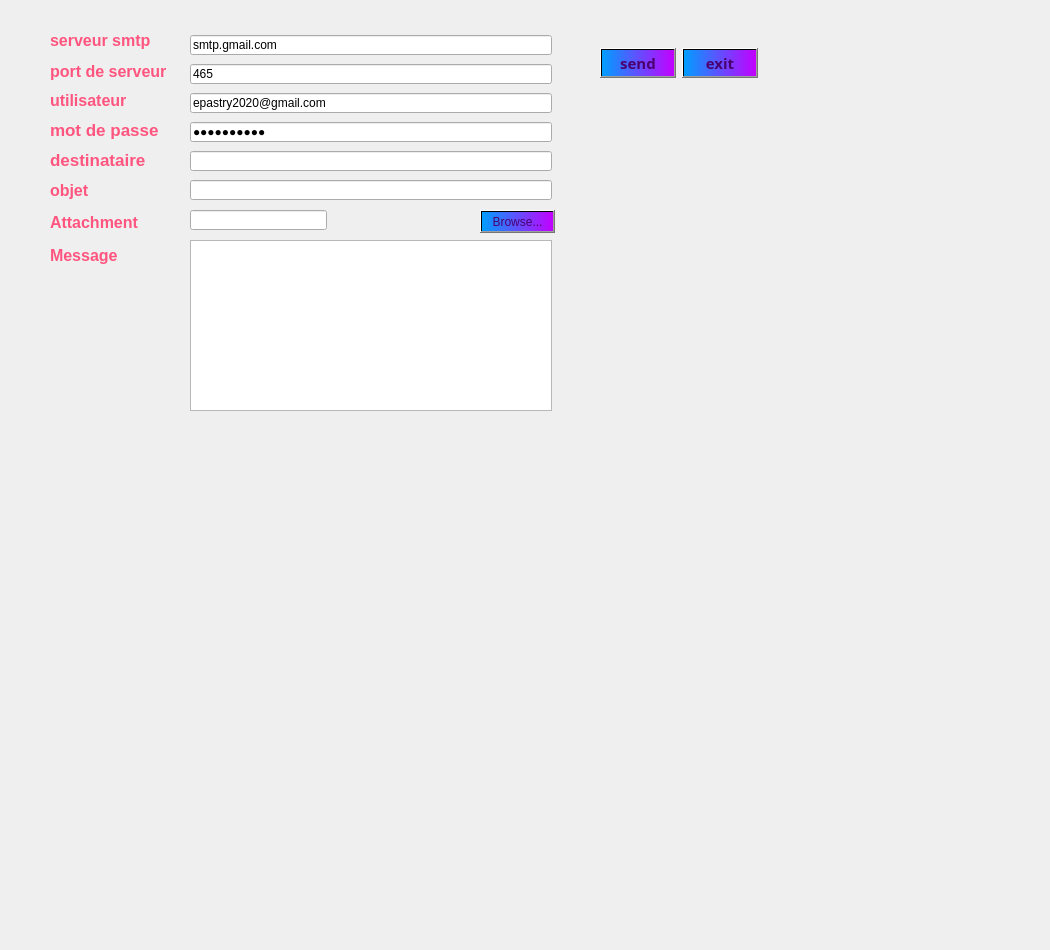
   <widget class="QWidget" name="tab_2">
    <attribute name="title">
     <string>Mailing</string>
    </attribute>
    <widget class="QWidget" name="layoutWidget">
     <property name="geometry">
      <rect>
       <x>600</x>
       <y>40</y>
       <width>158</width>
       <height>46</height>
      </rect>
     </property>
     <layout class="QHBoxLayout" name="horizontalLayout_2">
      <item>
       <widget class="QPushButton" name="sendBtn">
        <property name="font">
         <font>
          <family>Lucida Calligraphy</family>
          <pointsize>11</pointsize>
          <weight>75</weight>
          <bold>true</bold>
         </font>
        </property>
        <property name="styleSheet">
         <string notr="true">background-color: qlineargradient(spread:pad, x1:0, y1:0, x2:1, y2:0, stop:0 rgba(0, 158, 255, 255), stop:1 rgba(195, 0, 255, 255));
color: rgb(74, 0, 111);</string>
        </property>
        <property name="text">
         <string>send</string>
        </property>
       </widget>
      </item>
      <item>
       <widget class="QPushButton" name="exitBtn">
        <property name="font">
         <font>
          <family>Lucida Calligraphy</family>
          <pointsize>11</pointsize>
          <weight>75</weight>
          <bold>true</bold>
         </font>
        </property>
        <property name="styleSheet">
         <string notr="true">background-color: qlineargradient(spread:pad, x1:0, y1:0, x2:1, y2:0, stop:0 rgba(0, 158, 255, 255), stop:1 rgba(195, 0, 255, 255));
color: rgb(74, 0, 111);</string>
        </property>
        <property name="text">
         <string>exit</string>
        </property>
       </widget>
      </item>
     </layout>
    </widget>
    <widget class="QPlainTextEdit" name="msg">
     <property name="geometry">
      <rect>
       <x>190</x>
       <y>240</y>
       <width>362</width>
       <height>171</height>
      </rect>
     </property>
    </widget>
    <widget class="QLineEdit" name="paswd">
     <property name="geometry">
      <rect>
       <x>190</x>
       <y>122</y>
       <width>362</width>
       <height>20</height>
      </rect>
     </property>
     <property name="inputMask">
      <string/>
     </property>
     <property name="text">
      <string>college159</string>
     </property>
     <property name="echoMode">
      <enum>QLineEdit::Password</enum>
     </property>
    </widget>
    <widget class="QLineEdit" name="rcpt">
     <property name="geometry">
      <rect>
       <x>190</x>
       <y>151</y>
       <width>362</width>
       <height>20</height>
      </rect>
     </property>
    </widget>
    <widget class="QLineEdit" name="subject">
     <property name="geometry">
      <rect>
       <x>190</x>
       <y>180</y>
       <width>362</width>
       <height>20</height>
      </rect>
     </property>
    </widget>
    <widget class="QLineEdit" name="server">
     <property name="geometry">
      <rect>
       <x>190</x>
       <y>35</y>
       <width>362</width>
       <height>20</height>
      </rect>
     </property>
     <property name="text">
      <string>smtp.gmail.com</string>
     </property>
    </widget>
    <widget class="QLineEdit" name="port">
     <property name="geometry">
      <rect>
       <x>190</x>
       <y>64</y>
       <width>362</width>
       <height>20</height>
      </rect>
     </property>
     <property name="text">
      <string>465</string>
     </property>
    </widget>
    <widget class="QPushButton" name="browseBtn">
     <property name="geometry">
      <rect>
       <x>480</x>
       <y>210</y>
       <width>75</width>
       <height>23</height>
      </rect>
     </property>
     <property name="styleSheet">
      <string notr="true">background-color: qlineargradient(spread:pad, x1:0, y1:0, x2:1, y2:0, stop:0 rgba(0, 158, 255, 255), stop:1 rgba(195, 0, 255, 255));
color: rgb(74, 0, 111);</string>
     </property>
     <property name="text">
      <string>Browse...</string>
     </property>
    </widget>
    <widget class="QLineEdit" name="file">
     <property name="geometry">
      <rect>
       <x>190</x>
       <y>210</y>
       <width>137</width>
       <height>20</height>
      </rect>
     </property>
     <property name="readOnly">
      <bool>true</bool>
     </property>
    </widget>
    <widget class="QLineEdit" name="uname">
     <property name="geometry">
      <rect>
       <x>190</x>
       <y>93</y>
       <width>362</width>
       <height>20</height>
      </rect>
     </property>
     <property name="text">
      <string>epastry2020@gmail.com</string>
     </property>
    </widget>
    <widget class="QLabel" name="label_128">
     <property name="geometry">
      <rect>
       <x>50</x>
       <y>230</y>
       <width>231</width>
       <height>51</height>
      </rect>
     </property>
     <property name="font">
      <font>
       <pointsize>12</pointsize>
       <weight>75</weight>
       <bold>true</bold>
       <underline>false</underline>
      </font>
     </property>
     <property name="styleSheet">
      <string notr="true">color:rgb(255, 85, 127)</string>
     </property>
     <property name="text">
      <string>Message</string>
     </property>
    </widget>
    <widget class="QLabel" name="label_124">
     <property name="geometry">
      <rect>
       <x>50</x>
       <y>119</y>
       <width>121</width>
       <height>21</height>
      </rect>
     </property>
     <property name="font">
      <font>
       <pointsize>13</pointsize>
       <weight>75</weight>
       <bold>true</bold>
       <underline>false</underline>
      </font>
     </property>
     <property name="styleSheet">
      <string notr="true">color:rgb(255, 85, 127)</string>
     </property>
     <property name="text">
      <string>mot de passe</string>
     </property>
    </widget>
    <widget class="QLabel" name="label_127">
     <property name="geometry">
      <rect>
       <x>50</x>
       <y>149</y>
       <width>104</width>
       <height>21</height>
      </rect>
     </property>
     <property name="font">
      <font>
       <pointsize>13</pointsize>
       <weight>75</weight>
       <bold>true</bold>
       <underline>false</underline>
      </font>
     </property>
     <property name="styleSheet">
      <string notr="true">color:rgb(255, 85, 127)</string>
     </property>
     <property name="text">
      <string>destinataire</string>
     </property>
    </widget>
    <widget class="QLabel" name="label_130">
     <property name="geometry">
      <rect>
       <x>50</x>
       <y>90</y>
       <width>88</width>
       <height>20</height>
      </rect>
     </property>
     <property name="font">
      <font>
       <pointsize>12</pointsize>
       <weight>75</weight>
       <bold>true</bold>
       <underline>false</underline>
      </font>
     </property>
     <property name="styleSheet">
      <string notr="true">color:rgb(255, 85, 127)</string>
     </property>
     <property name="text">
      <string>utilisateur</string>
     </property>
    </widget>
    <widget class="QLabel" name="label_129">
     <property name="geometry">
      <rect>
       <x>50</x>
       <y>30</y>
       <width>106</width>
       <height>20</height>
      </rect>
     </property>
     <property name="palette">
      <palette>
       <active>
        <colorrole role="WindowText">
         <brush brushstyle="SolidPattern">
          <color alpha="255">
           <red>255</red>
           <green>85</green>
           <blue>127</blue>
          </color>
         </brush>
        </colorrole>
        <colorrole role="Text">
         <brush brushstyle="SolidPattern">
          <color alpha="255">
           <red>255</red>
           <green>85</green>
           <blue>127</blue>
          </color>
         </brush>
        </colorrole>
        <colorrole role="ButtonText">
         <brush brushstyle="SolidPattern">
          <color alpha="255">
           <red>255</red>
           <green>85</green>
           <blue>127</blue>
          </color>
         </brush>
        </colorrole>
        <colorrole role="PlaceholderText">
         <brush brushstyle="NoBrush">
          <color alpha="128">
           <red>255</red>
           <green>85</green>
           <blue>127</blue>
          </color>
         </brush>
        </colorrole>
       </active>
       <inactive>
        <colorrole role="WindowText">
         <brush brushstyle="SolidPattern">
          <color alpha="255">
           <red>255</red>
           <green>85</green>
           <blue>127</blue>
          </color>
         </brush>
        </colorrole>
        <colorrole role="Text">
         <brush brushstyle="SolidPattern">
          <color alpha="255">
           <red>255</red>
           <green>85</green>
           <blue>127</blue>
          </color>
         </brush>
        </colorrole>
        <colorrole role="ButtonText">
         <brush brushstyle="SolidPattern">
          <color alpha="255">
           <red>255</red>
           <green>85</green>
           <blue>127</blue>
          </color>
         </brush>
        </colorrole>
        <colorrole role="PlaceholderText">
         <brush brushstyle="NoBrush">
          <color alpha="128">
           <red>255</red>
           <green>85</green>
           <blue>127</blue>
          </color>
         </brush>
        </colorrole>
       </inactive>
       <disabled>
        <colorrole role="WindowText">
         <brush brushstyle="SolidPattern">
          <color alpha="255">
           <red>255</red>
           <green>85</green>
           <blue>127</blue>
          </color>
         </brush>
        </colorrole>
        <colorrole role="Text">
         <brush brushstyle="SolidPattern">
          <color alpha="255">
           <red>255</red>
           <green>85</green>
           <blue>127</blue>
          </color>
         </brush>
        </colorrole>
        <colorrole role="ButtonText">
         <brush brushstyle="SolidPattern">
          <color alpha="255">
           <red>255</red>
           <green>85</green>
           <blue>127</blue>
          </color>
         </brush>
        </colorrole>
        <colorrole role="PlaceholderText">
         <brush brushstyle="NoBrush">
          <color alpha="128">
           <red>255</red>
           <green>85</green>
           <blue>127</blue>
          </color>
         </brush>
        </colorrole>
       </disabled>
      </palette>
     </property>
     <property name="font">
      <font>
       <pointsize>12</pointsize>
       <weight>75</weight>
       <bold>true</bold>
       <underline>false</underline>
      </font>
     </property>
     <property name="autoFillBackground">
      <bool>false</bool>
     </property>
     <property name="styleSheet">
      <string notr="true">color:rgb(255, 85, 127)</string>
     </property>
     <property name="lineWidth">
      <number>1</number>
     </property>
     <property name="text">
      <string>serveur smtp</string>
     </property>
    </widget>
    <widget class="QLabel" name="label_126">
     <property name="geometry">
      <rect>
       <x>50</x>
       <y>61</y>
       <width>131</width>
       <height>20</height>
      </rect>
     </property>
     <property name="font">
      <font>
       <pointsize>12</pointsize>
       <weight>75</weight>
       <bold>true</bold>
       <underline>false</underline>
      </font>
     </property>
     <property name="styleSheet">
      <string notr="true">color:rgb(255, 85, 127)</string>
     </property>
     <property name="text">
      <string>port de serveur </string>
     </property>
    </widget>
    <widget class="QLabel" name="label_125">
     <property name="geometry">
      <rect>
       <x>50</x>
       <y>210</y>
       <width>102</width>
       <height>25</height>
      </rect>
     </property>
     <property name="font">
      <font>
       <pointsize>12</pointsize>
       <weight>75</weight>
       <bold>true</bold>
       <underline>false</underline>
      </font>
     </property>
     <property name="styleSheet">
      <string notr="true">color:rgb(255, 85, 127)</string>
     </property>
     <property name="text">
      <string>Attachment</string>
     </property>
    </widget>
    <widget class="QLabel" name="label_123">
     <property name="geometry">
      <rect>
       <x>50</x>
       <y>180</y>
       <width>67</width>
       <height>20</height>
      </rect>
     </property>
     <property name="font">
      <font>
       <pointsize>12</pointsize>
       <weight>75</weight>
       <bold>true</bold>
       <underline>false</underline>
      </font>
     </property>
     <property name="styleSheet">
      <string notr="true">color:rgb(255, 85, 127)</string>
     </property>
     <property name="text">
      <string>objet</string>
     </property>
    </widget>
    <widget class="QLabel" name="label_6">
     <property name="geometry">
      <rect>
       <x>-30</x>
       <y>-370</y>
       <width>1041</width>
       <height>941</height>
      </rect>
     </property>
     <property name="text">
      <string/>
     </property>
     <property name="pixmap">
      <pixmap>../../../../../../../../../../resources/Cupcake_Candles_Three_3_Heart_567997_1280x833.jpg</pixmap>
     </property>
    </widget>
    <zorder>label_6</zorder>
    <zorder>layoutWidget</zorder>
    <zorder>msg</zorder>
    <zorder>paswd</zorder>
    <zorder>rcpt</zorder>
    <zorder>subject</zorder>
    <zorder>server</zorder>
    <zorder>port</zorder>
    <zorder>browseBtn</zorder>
    <zorder>file</zorder>
    <zorder>uname</zorder>
    <zorder>label_128</zorder>
    <zorder>label_124</zorder>
    <zorder>label_127</zorder>
    <zorder>label_130</zorder>
    <zorder>label_129</zorder>
    <zorder>label_126</zorder>
    <zorder>label_125</zorder>
    <zorder>label_123</zorder>
   </widget>
